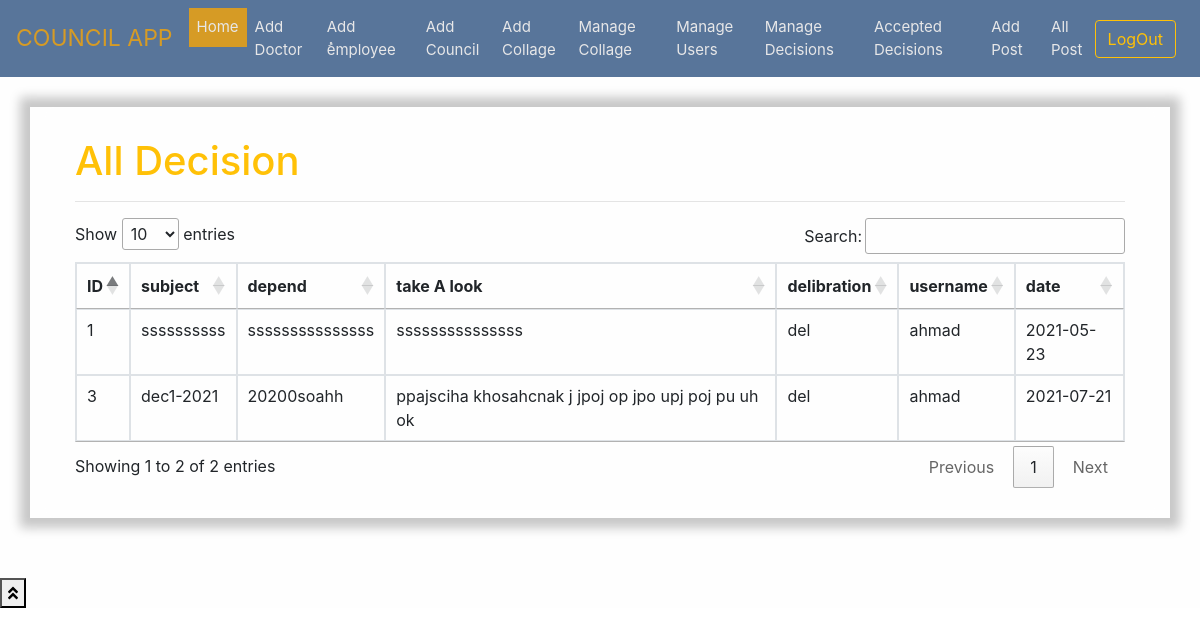
Screenshot of /ad.php with the database file from the repository.
### tables this page shows
CREATE TABLE `decision` (
  `id` int(11) NOT NULL,
  `subject` text NOT NULL,
  `depend` text NOT NULL,
  `takelook` text NOT NULL,
  `delibration` text NOT NULL,
  `username` text NOT NULL,
  `dt` varchar(200) NOT NULL,
  `conc` text DEFAULT NULL,
  `state` text NOT NULL DEFAULT 'wait'
);

### ad.php (the view, shortened to what this page needs)
<!DOCTYPE html>
<html>
<head>
	<link rel="stylesheet" href="css/bootstrap.css">
<link rel="stylesheet" href="css/all.css"/>
<link rel="stylesheet" type="text/css" href="https://cdn.datatables.net/1.10.23/css/jquery.dataTables.min.css">
<link rel="stylesheet" href="https://rawcdn.githack.com/rafaelbotazini/floating-whatsapp/3d18b26d5c7d430a1ab0b664f8ca6b69014aed68/floating-wpp.min.css">
    <link href="https://cdnjs.cloudflare.com/ajax/libs/toastr.js/2.0.1/css/toastr.css" rel="stylesheet"/>
</head>
<body>
<div style=" height: 80px; ">
<div style="background-color:rgba(10,54,108,0.2);width: 100%;height: 80px; ">
  <div class="mynav">
<?php
include 'adminnav.php';
?>
</div>
<div style="background-color: #fefefe;">
  <div style="height:30px;"></div>
<div class="container" >
  <div class="row">
    <div class="col-md-12" style="box-shadow: 0px 0px 10px 10px #c8c8c8">
        <div style="border-radius: 10px;background-color: rgba(255,255,255,0.6);padding:30px;">
   <h1 class="text-warning">All Decision</h1>
    <hr>
  <div class="table-responsive">
    <table id="xx" class="table table-bordered">
  <thead>
    <tr>
      <th>ID</th>
       <th>subject</th>
        <th>depend</th>
          <th>take A look</th>
           <th>delibration</th>
            <th>username</th>
            <th>date</th>
    </tr>
  </thead>
  <tbody>
    <?php
    include'conn.php';
    $t=mysqli_query($con,"select * from decision where state='accepted'");
while($row=mysqli_fetch_array($t))
{
  echo'
<tr>
<td>'.$row['id'].'</td>
<td>'.$row['subject'].'</td>
<td>'.$row['depend'].'</td>
<td>'.$row['takelook'].'</td>
<td>'.$row['delibration'].'</td>
<td>'.$row['username'].'</td>
<td>'.$row['dt'].'</td>
</tr>
  ';
}
    ?>
  </tbody>
</table>
    </div>
    </div>
  </div>
</div>
 <div style="height: 60px;"></div>
</div>
<button onclick="topFunction()" id="myBtn" title="Go to top"><i class="fa fa-angle-double-up"></i></button>
 </div>
</body>
</html>

### css/all.css (style rules this page uses)
.fa-angle-double-up:before { content: "\f102"; }

### ad.php (style rules this page uses)
html { scroll-behavior: smooth; }
body { margin: 0; padding: 0; }
.mynav { background-color:rgba(10,54,108,0.6); width: 100%; }

### rows the page displays
decision: id "1", subject "ssssssssss", depend "sssssssssssssss", takelook "sssssssssssssss", delibration "del", username "ahmad", dt "2021-05-23"
decision: id "3", subject "dec1-2021", depend "20200soahh", takelook "ppajsciha khosahcnak j jpoj op jpo upj poj pu uh ok", delibration "del", username "ahmad", dt "2021-07-21"
